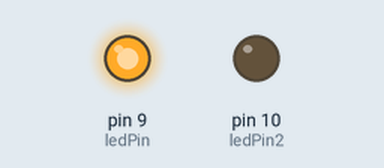
Recording of a sketch running on a simulated Arduino Uno, built with avr-gcc and run on an emulated ATmega328P. Shown: output pins drawn as LEDs (lit = HIGH).

Above: at 12.8 s.
At 25.6 s:
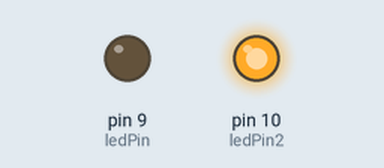
Timing chart, 0 to 40.0 s (numbered marks = the images above):
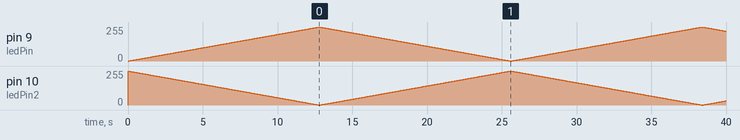

The sketch:

Ejercicio2-practica1.ino
```cpp
const int ledPin = 9;
const int ledPin2 = 10;

void setup() {
  pinMode(ledPin, OUTPUT); // Configura el pin como salida
  pinMode(ledPin2, OUTPUT); // Configura el pin como salida

}

void loop() {

  //brillar 1 y atenuar 2

  for (int brillo = 0; brillo <= 255; brillo++){
      analogWrite(ledPin, brillo);
      analogWrite(ledPin2, 255 - brillo);
      delay(50);
  }

//brillar 2 y atenuar 1

  for (int brillo = 255; brillo >= 0; brillo--){
      analogWrite(ledPin, brillo);
      analogWrite(ledPin2, 255 - brillo);
      delay(50);
    }
}
```
